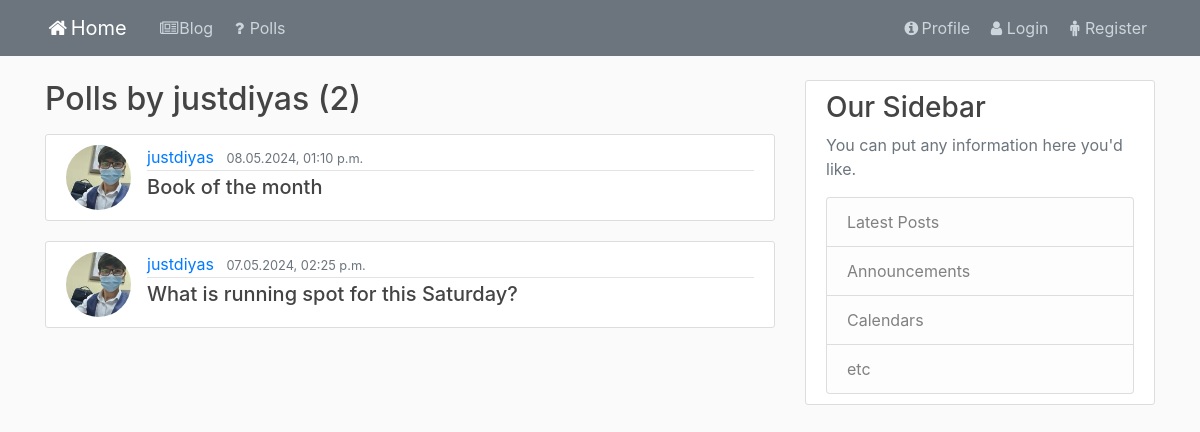
Page /polls/user/justdiyas/ on the earlier database version.
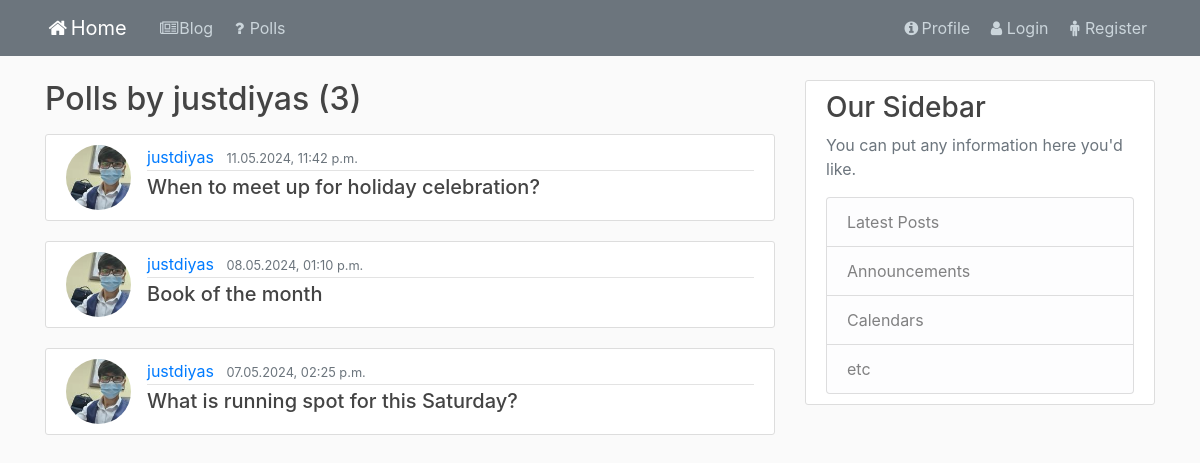
Same page on the later database version.
### polls/models.py (models this page shows, shortened)
class Question(models.Model):
    question_text = models.CharField(max_length=255)
    publication_date = models.DateTimeField(default=timezone.now)
    author = models.ForeignKey(User, on_delete=models.CASCADE)

### user/models.py (models this page shows, shortened)
class Profile(models.Model):
    user = models.OneToOneField(User, on_delete=models.CASCADE)
    image = models.ImageField(default='default.jpg', upload_to='profile_pics')

### polls/views.py (the view)
# urls.py: path('user/<str:username>/', views.UserPollListView.as_view(), name='user-polls'),
class UserPollListView(generic.ListView):
    template_name = 'polls/user_polls.html'
    paginate_by = 5
    def get_queryset(self):
        user = get_object_or_404(User, username=self.kwargs.get('username'))
        return Question.objects.filter(author=user).order_by('-publication_date')

### polls/templates/polls/user_polls.html (shortened to what this page needs)
{% extends 'blog/base_blog.html' %}
{% block content %}
    <h2 class="mb-3">Polls by {{ view.kwargs.username}} ({{ page_obj.paginator.count }})</h2>
    {% if question_list %}
        {% for question in question_list %}
            <article class="media content-section">
                <img class="rounded-circle article-img" src="{{ question.author.profile.image.url }}">
                <div class="media-body">
                    <div class="article-metadata">
                        <a class="mr-2" href="{% url 'polls:user-polls' question.author.username %}">{{ question.author }}</a>
                        <small class="text-muted">{{ question.publication_date|date:'d.m.Y, h:i a' }}</small>
                    </div>
                    <h5><a class="article-title" href="{% url 'polls:polls-detail' question.id %}">{{ question.question_text }}</a></h5>
                </div>
            </article>
        {% endfor %}
    {% else %}
        <p>No polls are currently available.</p>
    {% endif %}
{% endblock content %}

Differences in the rows shown:
added Question: author.profile.image (picture), author "justdiyas", publication_date "11.05.2024, 11:42 p.m.", question_text "When to meet up for holiday celebration?"
Other differences:
{{ page_obj.paginator.count }}: "2" → "3"
